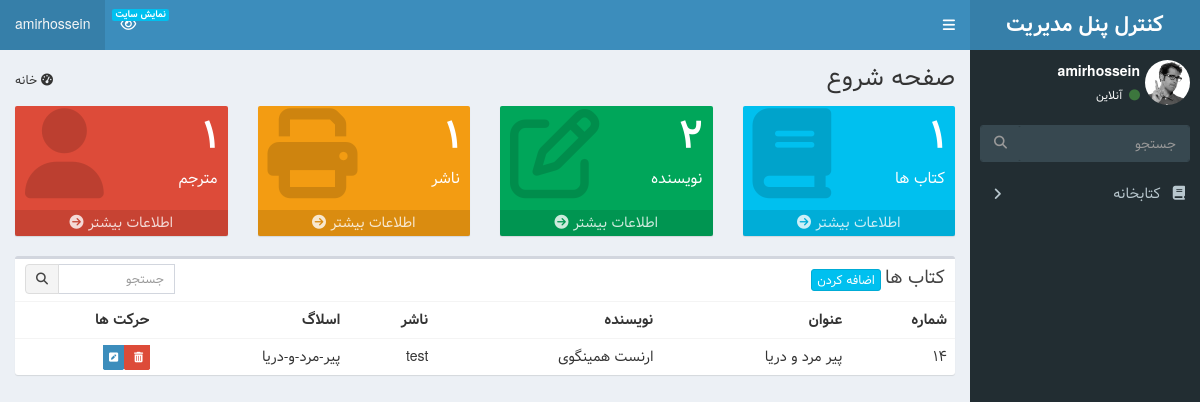
Screenshot of /admin_panel/ (signed in) with the database file from the repository.
### library/models.py (models this page shows, shortened)
class Books(models.Model):
    title = models.CharField(max_length=50, verbose_name="عنوان")
    slug = models.SlugField(allow_unicode=True, unique=True, editable=False)
    translator = models.ForeignKey(
        Translators,
        verbose_name="مترجم",
        on_delete=models.CASCADE,
        blank=True,
        null=True,
    )
    author = models.ForeignKey(
        Authors, verbose_name="نویسنده", on_delete=models.CASCADE
    )
    genres = models.ManyToManyField(Genres, verbose_name="ژانر")
    publisher = models.ForeignKey(
        Publishers, verbose_name="ناشر", on_delete=models.CASCADE
    )
    book_image = models.ImageField(upload_to="images/books", verbose_name="کاور کتاب")
    detail = models.TextField(verbose_name="توضیحات")

class Authors(models.Model):
    name = models.CharField(max_length=50, verbose_name="نام")
    slug = models.SlugField(allow_unicode=True, unique=True, editable=False)
    def __str__(self):
        return self.name

class Publishers(models.Model):
    title = models.CharField(max_length=50, verbose_name="عنوان")
    website = models.URLField(verbose_name="وب سایت")
    def __str__(self):
        return self.title

### admin_panel/views.py (the view)
# urls.py: path("", views.DashboardView.as_view(), name="admin"),
class DashboardView(PermissionRequiredMixin, TemplateView):
    permission_required = "library.action_all"
    template_name = "admin_panel/admin_panel.html"
    def get_context_data(self, **kwargs):
        context = super(DashboardView, self).get_context_data()
        context["books"] = models.Books.objects.all()
        context["authors"] = models.Authors.objects.all()
        context["publishers"] = models.Publishers.objects.all()
        context["translators"] = models.Translators.objects.all()
        return context

### admin_panel/templates/admin_panel/admin_panel.html (shortened to what this page needs)
{% extends 'admin_panel/base.html' %}
{% block content %}
<section class="content-header">
    <h1>
        صفحه شروع
    </h1>
    <ol class="breadcrumb">
        <li><i class="fa fa-dashboard"></i> خانه</a></li>
    </ol>
</section>
<section class="content">
    <div class="row">
        <div class="col-lg-3 col-xs-6">
            <div class="small-box bg-aqua">
                <div class="inner">
                    <h3>{{books.count}}</h3>
                    <p>کتاب ها</p>
                </div>
                <div class="icon">
                    <i class="fa fa-book"></i>
                </div>
                <a href="{% url 'books_admin' %}" class="small-box-footer">
                    اطلاعات بیشتر <i class="fa fa-arrow-circle-right"></i>
                </a>
            </div>
        </div>
        <div class="col-lg-3 col-xs-6">
            <div class="small-box bg-green">
                <div class="inner">
                    <h3>{{authors.count}}<sup style="font-size: 20px"></sup></h3>
                    <p>نویسنده</p>
                </div>
                <div class="icon">
                    <i class="fa fa-pencil-square-o"></i>
                </div>
                <a href="{% url 'authors_admin' %}" class="small-box-footer">
                    اطلاعات بیشتر <i class="fa fa-arrow-circle-right"></i>
                </a>
            </div>
        </div>
        <div class="col-lg-3 col-xs-6">
            <div class="small-box bg-yellow">
                <div class="inner">
                    <h3>{{publishers.count}}</h3>
                    <p>ناشر</p>
                </div>
                <div class="icon">
                    <i class="fa fa-print"></i>
                </div>
                <a href="{% url 'publishers_admin' %}" class="small-box-footer">
                    اطلاعات بیشتر <i class="fa fa-arrow-circle-right"></i>
                </a>
            </div>
        </div>
        <div class="col-lg-3 col-xs-6">
            <div class="small-box bg-red">
                <div class="inner">
                    <h3>{{translators.count}}</h3>
                    <p>مترجم</p>
                </div>
                <div class="icon">
                    <i class="fa fa-user"></i>
                </div>
                <a href="{% url 'translators_admin' %}" class="small-box-footer">
                    اطلاعات بیشتر <i class="fa fa-arrow-circle-right"></i>
                </a>
            </div>
        </div>
    </div>
    <div class="box">
        <div class="box-header">
            <h3 class="box-title">کتاب ها</h3>
            <div class="box-tools">
                <form class="input-group input-group-sm" style="width: 150px;" action="{%url 'book_search'%}"
                    method="post">
                    <input type="search" name='search' class="form-control pull-right" placeholder="جستجو">
                    <div class="input-group-btn">
                        <button type="submit" class="btn btn-default"><i class="fa fa-search"></i></button>
                    </div>
                </form>
            </div>
            <a class="btn btn-info btn-xs" href="{% url 'books_create' %}">اضافه کردن</a>
        </div>
        <div class="box-body table-responsive no-padding">
            <table class="table table-hover">
                <tbody>
                    <tr>
                        <th>شماره</th>
                        <th>عنوان</th>
                        <th>نویسنده</th>
                        <th>ناشر</th>
                        <th>اسلاگ</th>
                        <th>حرکت ها</th>
                    </tr>
                    {% for book in books %}
                    <tr>
                        <td>{{book.id}}</td>
                        <td>{{book.title}}</td>
                        <td>{{book.author}}</td>
                        <td>{{book.publisher}}</td>
                        <td>{{book.slug}}</td>
                        <td>
                            <a href="{%url 'book_delete' book.pk %}" class="label-danger">
                                <span class="label label-danger">
                                    <i class="fa fa-trash"></i>
                                </span>
                            </a>
                            <a href="{%url 'book_update' book.pk %}" class="label-primary">
                                <span class="label label-primary">
                                    <i class="fa  fa-pencil-square"></i>
                                </span>
                            </a>
                        </td>
                    </tr>
                    {% endfor %}
                </tbody>
            </table>
        </div>
    </div>
</section>
{% endblock content %}

### admin_panel/templates/admin_panel/base.html (shortened to what this page needs)
{% load static %}
<!DOCTYPE html>
<html>
<head>
  <link rel="stylesheet" href="{% static 'admin_panel/dist/css/bootstrap-theme.css' %}">
  <link rel="stylesheet" href="{% static 'admin_panel/dist/css/rtl.css' %}">
  <link rel="stylesheet" href="{% static 'admin_panel/bower_components/font-awesome/css/font-awesome.min.css' %}">
  <link rel="stylesheet" href="{% static 'admin_panel/bower_components/Ionicons/css/ionicons.min.css' %}">
  <link rel="stylesheet" href="{% static 'admin_panel/dist/css/AdminLTE.css' %}">
  <link rel="stylesheet" href="{% static 'admin_panel/dist/css/skins/skin-blue.min.css' %}">
  <link rel="stylesheet" href="{% static 'admin_panel/dist/css/custom.css' %}">
</head>
<body class="hold-transition skin-blue sidebar-mini">
  <div class="wrapper">
    <header class="main-header">
      <a href="{% url 'admin' %}" class="logo">
        <span class="logo-lg"><b>کنترل پنل مدیریت</b></span>
      </a>
      <nav class="navbar navbar-static-top">
        <a href="#" class="sidebar-toggle" data-toggle="push-menu" role="button">
        </a>
        <div class="navbar-custom-menu">
          <ul class="nav navbar-nav">
            <li class="dropdown messages-menu">
              <a href="/" target="_blank">
                <i class="fa fa-eye"></i>
                <span class="label label-info">نمایش سایت</span>
              </a>
            </li>
            <li class="user user-menu">
              <a class="dropdown-toggle" data-toggle="dropdown">
                <span class="hidden-xs">{{request.user}}</span>
              </a>
            </li>
          </ul>
        </div>
      </nav>
    </header>
    <aside class="main-sidebar">
      <section class="sidebar">
        <div class="user-panel">
          <div class="pull-right image">
            <img src="{% static 'admin_panel/dist/img/user2-160x160.jpg' %}" class="img-circle" alt="User Image">
          </div>
          <div class="pull-right info">
            <p>{{request.user}}</p>
            <a><i class="fa fa-circle text-success"></i> آنلاین</a>
          </div>
        </div>
        <form action="#" method="get" class="sidebar-form">
          <div class="input-group">
            <input type="text" name="q" class="form-control" placeholder="جستجو">
            <span class="input-group-btn">
              <button type="submit" name="search" id="search-btn" class="btn btn-flat"><i class="fa fa-search"></i>
              </button>
            </span>
          </div>
        </form>
        <ul class="sidebar-menu" data-widget="tree">
          <li class="treeview {% if request.resolver_match.url_name != "admin" %}active{% endif %}">
            <a href="#"><i class="fa fa-book"></i> <span>کتابخانه</span>
              <span class="pull-left-container">
                <i class="fa fa-angle-right pull-left"></i>
              </span>
            </a>
          </li>
        </ul>
      </section>
    </aside>
    <div class="content-wrapper">
      {% block content %}{% endblock content %}
    </div>
  </div>
</body>
</html>

### rows the page displays
Books: id "14", title "پیر مرد و دریا", author "ارنست همینگوی", publisher "test", slug "پیر-مرد-و-دریا"

### other values shown
{{ request.user }} "amirhossein"
{{ books.count }} "1"
{{ authors.count }} "2"
{{ publishers.count }} "1"
{{ translators.count }} "1"
